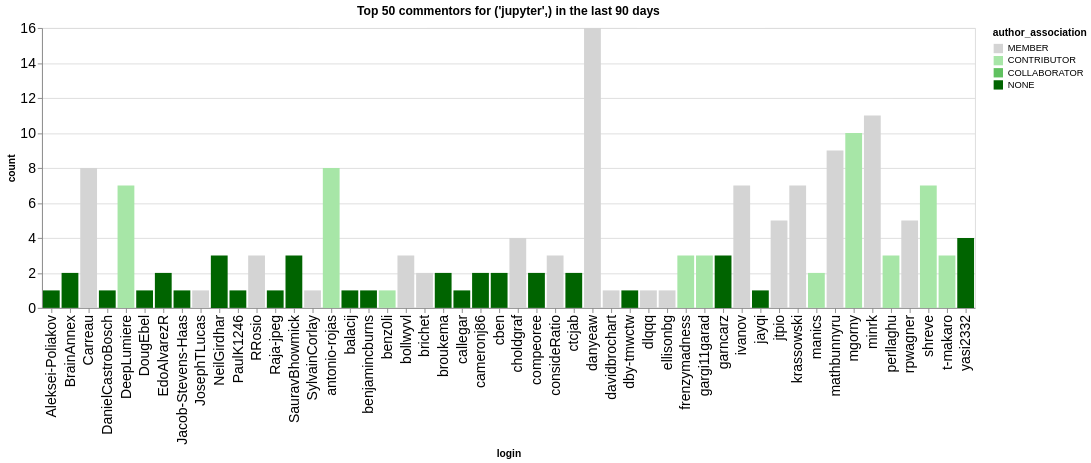

This figure's notebook cell:
### Code cell
n_plot = 50
charts = []
for ii, (iorg, idata) in enumerate(commentors.groupby(['org'])):
    title = f"Top {n_plot} commentors for {iorg} in the last {n_days} days"
    idata = idata.groupby('login', as_index=False).agg({'count': 'sum', 'author_association': 'first'})
    idata = idata.sort_values('count', ascending=False).head(n_plot)
    ch = alt.Chart(data=idata.head(n_plot), title=title).mark_bar().encode(
        x='login',
        y='count',
        color=alt.Color('author_association', scale=alt.Scale(domain=author_types, range=author_colors))
    )
    charts.append(ch)
alt.hconcat(*charts)

### Figure 1 — Vega-Lite specification as saved in the notebook (floating-point values rounded to 4 significant figures)
{"config": {"axisLeft": {"labelFontSize": 15}, "axisBottom": {"labelFontSize": 15}}, "hconcat": [{"mark": {"type": "bar"}, "encoding": {"color": {"field": "author_association", "scale": {"domain": ["MEMBER", "CONTRIBUTOR", "COLLABORATOR", "NONE"], "range": ["rgb(211.82745098039214, 211.82745098039214, 211.82745098039214)", "rgb(166.98562091503268, 229.89803921568628, 166.98562091503268)", "rgb(96.37647058823529, 192.75294117647059, 96.37647058823529)", "rgb(0.0, 100.3921568627451, 0.0)"]}, "type": "nominal"}, "x": {"field": "login", "type": "nominal"}, "y": {"field": "count", "type": "quantitative"}}, "title": "Top 50 commentors for ('jupyter',) in the last 90 days"}], "data": {"name": "data-2671efdd4bf6895d5d546b624de579b2"}, "$schema": "https://vega.github.io/schema/vega-lite/v5.20.1.json", "datasets": {"data-2671efdd4bf6895d5d546b624de579b2": [{"login": "danyeaw", "count": 16, "author_association": "MEMBER"}, {"login": "minrk", "count": 11, "author_association": "MEMBER"}, {"login": "mgorny", "count": 10, "author_association": "CONTRIBUTOR"}, {"login": "mathbunnyru", "count": 9, "author_association": "MEMBER"}, {"login": "antonio-rojas", "count": 8, "author_association": "CONTRIBUTOR"}, {"login": "Carreau", "count": 8, "author_association": "MEMBER"}, {"login": "shreve", "count": 7, "author_association": "CONTRIBUTOR"}, {"login": "krassowski", "count": 7, "author_association": "MEMBER"}, {"login": "ivanov", "count": 7, "author_association": "MEMBER"}, {"login": "DeepLumiere", "count": 7, "author_association": "CONTRIBUTOR"}, {"login": "jtpio", "count": 5, "author_association": "MEMBER"}, {"login": "rpwagner", "count": 5, "author_association": "MEMBER"}, {"login": "choldgraf", "count": 4, "author_association": "MEMBER"}, {"login": "yasi2332", "count": 4, "author_association": "NONE"}, {"login": "bollwyvl", "count": 3, "author_association": "MEMBER"}, {"login": "consideRatio", "count": 3, "author_association": "MEMBER"}, {"login": "RRosio", "count": 3, "author_association": "MEMBER"}, {"login": "SauravBhowmick", "count": 3, "author_association": "NONE"}, {"login": "perllaghu", "count": 3, "author_association": "CONTRIBUTOR"}, {"login": "t-makaro", "count": 3, "author_association": "CONTRIBUTOR"}, {"login": "frenzymadness", "count": 3, "author_association": "CONTRIBUTOR"}, {"login": "gargi11garad", "count": 3, "author_association": "CONTRIBUTOR"}, {"login": "garncarz", "count": 3, "author_association": "NONE"}, {"login": "NeilGirdhar", "count": 3, "author_association": "NONE"}, {"login": "ctcjab", "count": 2, "author_association": "NONE"}, {"login": "BrainAnnex", "count": 2, "author_association": "NONE"}, {"login": "brichet", "count": 2, "author_association": "MEMBER"}, {"login": "manics", "count": 2, "author_association": "CONTRIBUTOR"}, {"login": "cameronj86", "count": 2, "author_association": "NONE"}, {"login": "cben", "count": 2, "author_association": "NONE"}, {"login": "EdoAlvarezR", "count": 2, "author_association": "NONE"}, {"login": "broukema", "count": 2, "author_association": "NONE"}, {"login": "compeoree", "count": 2, "author_association": "NONE"}, {"login": "Aleksei-Poliakov", "count": 1, "author_association": "NONE"}, {"login": "ellisonbg", "count": 1, "author_association": "MEMBER"}, {"login": "dlqqq", "count": 1, "author_association": "MEMBER"}, {"login": "dby-tmwctw", "count": 1, "author_association": "NONE"}, {"login": "davidbrochart", "count": 1, "author_association": "MEMBER"}, {"login": "benz0li", "count": 1, "author_association": "CONTRIBUTOR"}, {"login": "callegar", "count": 1, "author_association": "NONE"}, {"login": "balacij", "count": 1, "author_association": "NONE"}, {"login": "DougEbel", "count": 1, "author_association": "NONE"}, {"login": "JosephTLucas", "count": 1, "author_association": "MEMBER"}, {"login": "Jacob-Stevens-Haas", "count": 1, "author_association": "NONE"}, {"login": "DanielCastroBosch", "count": 1, "author_association": "NONE"}, {"login": "PaulK1246", "count": 1, "author_association": "NONE"}, {"login": "Raja-jpeg", "count": 1, "author_association": "NONE"}, {"login": "SylvainCorlay", "count": 1, "author_association": "MEMBER"}, {"login": "benjamincburns", "count": 1, "author_association": "NONE"}, {"login": "jayqi", "count": 1, "author_association": "NONE"}]}}
